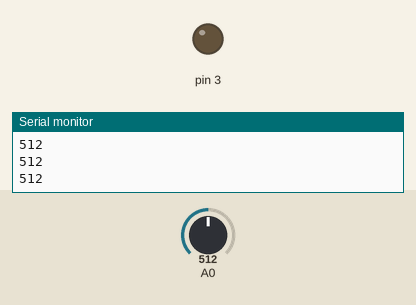
A sketch run on a simulated Arduino Uno, built with avr-gcc and run on an emulated ATmega328P. On the bench: output pins drawn as LEDs (lit = HIGH), the last lines printed to the serial monitor. The test bench sets the inputs (shaded band); at power-on: A0 = 512.

Above: at 1.2 s.
1.3 s: A0 set to 716
At 2.5 s:
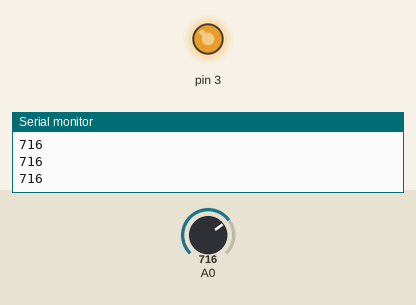
2.8 s: A0 set to 760
At 4.0 s:
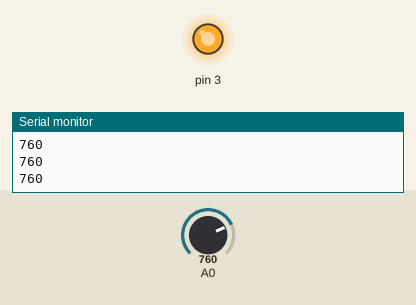
4.3 s: A0 set to 768
At 5.5 s:
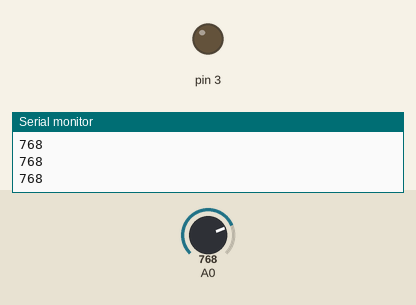
5.8 s: A0 set to 900
At 7.0 s:
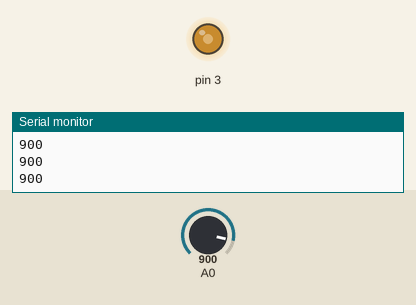
7.3 s: A0 set to 306
At 8.5 s:
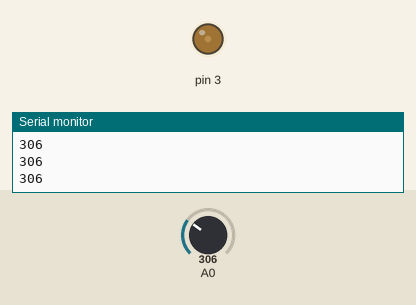
8.8 s: A0 set to 0
At 9.4 s:
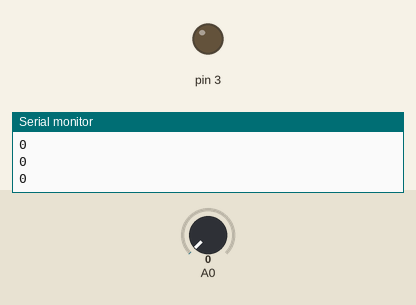
Timing chart, 0 to 11.3 s (numbered marks = the images above; inputs shaded):
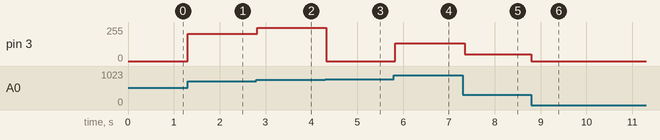

Measured:
- the behaviour switches between 767 and 768 on A0 (found by bisection; images 2 and 3)
- after the input at 1.3 s, pin 3: 0/255 → 204/255 at once
- after the input at 2.8 s, pin 3: 204/255 → 248/255 at once
- after the input at 4.3 s, pin 3: 248/255 → 0/255 at once
- after the input at 5.8 s, pin 3: 0/255 → 132/255 at once
- after the input at 7.3 s, pin 3: 132/255 → 50/255 at once
- after the input at 8.8 s, pin 3: 50/255 → 0/255 at once

The sketch:

led_photo_resistor_fade.ino
```cpp
int lightval = analogRead(A0);


void setup(){
  Serial.begin(9600);
  pinMode(A0, 0);
  pinMode(3, 1);
}

void loop(){
  lightval= analogRead(A0);
  Serial.println(lightval, DEC);
  analogWrite(3, lightval);
 delay(50);

}
```
